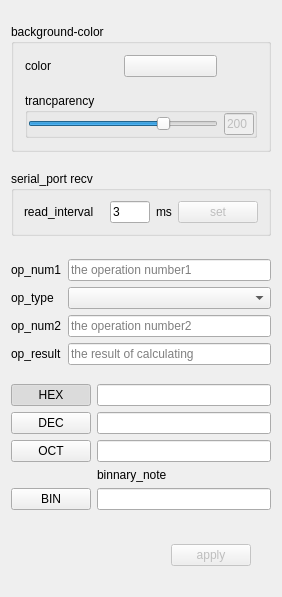
<?xml version="1.0" encoding="UTF-8"?>
<ui version="4.0">
 <class>setting_base_config_ui</class>
 <widget class="QWidget" name="setting_base_config_ui">
  <property name="geometry">
   <rect>
    <x>0</x>
    <y>0</y>
    <width>282</width>
    <height>597</height>
   </rect>
  </property>
  <property name="windowTitle">
   <string>setting_base_config</string>
  </property>
  <layout class="QVBoxLayout" name="verticalLayout_6">
   <item>
    <layout class="QVBoxLayout" name="verticalLayout_2">
     <item>
      <spacer name="verticalSpacer_3">
       <property name="orientation">
        <enum>Qt::Vertical</enum>
       </property>
       <property name="sizeType">
        <enum>QSizePolicy::Fixed</enum>
       </property>
       <property name="sizeHint" stdset="0">
        <size>
         <width>20</width>
         <height>13</height>
        </size>
       </property>
      </spacer>
     </item>
     <item>
      <widget class="QGroupBox" name="groupBox">
       <property name="title">
        <string>background-color</string>
       </property>
       <layout class="QVBoxLayout" name="verticalLayout_5">
        <item>
         <layout class="QVBoxLayout" name="verticalLayout_4">
          <item>
           <layout class="QHBoxLayout" name="horizontalLayout_2">
            <item>
             <widget class="QLabel" name="lbl_name_bg_color">
              <property name="text">
               <string>color</string>
              </property>
             </widget>
            </item>
            <item>
             <widget class="QPushButton" name="push_btn_bg_color">
              <property name="toolTip">
               <string>set the global background color</string>
              </property>
              <property name="text">
               <string/>
              </property>
             </widget>
            </item>
            <item>
             <spacer name="horizontalSpacer_3">
              <property name="orientation">
               <enum>Qt::Horizontal</enum>
              </property>
              <property name="sizeType">
               <enum>QSizePolicy::Maximum</enum>
              </property>
              <property name="sizeHint" stdset="0">
               <size>
                <width>40</width>
                <height>20</height>
               </size>
              </property>
             </spacer>
            </item>
           </layout>
          </item>
          <item>
           <spacer name="verticalSpacer_4">
            <property name="orientation">
             <enum>Qt::Vertical</enum>
            </property>
            <property name="sizeType">
             <enum>QSizePolicy::Fixed</enum>
            </property>
            <property name="sizeHint" stdset="0">
             <size>
              <width>20</width>
              <height>10</height>
             </size>
            </property>
           </spacer>
          </item>
          <item>
           <widget class="QGroupBox" name="gb_bg_transparency">
            <property name="title">
             <string>trancparency</string>
            </property>
            <layout class="QVBoxLayout" name="verticalLayout">
             <property name="spacing">
              <number>0</number>
             </property>
             <property name="leftMargin">
              <number>0</number>
             </property>
             <property name="topMargin">
              <number>0</number>
             </property>
             <property name="rightMargin">
              <number>0</number>
             </property>
             <property name="bottomMargin">
              <number>0</number>
             </property>
             <item>
              <layout class="QHBoxLayout" name="horizontalLayout">
               <item>
                <widget class="QSlider" name="slider_bar_transparency">
                 <property name="toolTip">
                  <string>adjust the global transparency</string>
                 </property>
                 <property name="minimum">
                  <number>50</number>
                 </property>
                 <property name="maximum">
                  <number>255</number>
                 </property>
                 <property name="pageStep">
                  <number>5</number>
                 </property>
                 <property name="value">
                  <number>200</number>
                 </property>
                 <property name="orientation">
                  <enum>Qt::Horizontal</enum>
                 </property>
                </widget>
               </item>
               <item>
                <widget class="QLineEdit" name="le_bg_color">
                 <property name="enabled">
                  <bool>false</bool>
                 </property>
                 <property name="sizePolicy">
                  <sizepolicy hsizetype="Fixed" vsizetype="Fixed">
                   <horstretch>0</horstretch>
                   <verstretch>0</verstretch>
                  </sizepolicy>
                 </property>
                 <property name="minimumSize">
                  <size>
                   <width>30</width>
                   <height>0</height>
                  </size>
                 </property>
                 <property name="maximumSize">
                  <size>
                   <width>30</width>
                   <height>16777215</height>
                  </size>
                 </property>
                 <property name="toolTip">
                  <string>transparency</string>
                 </property>
                 <property name="text">
                  <string>200</string>
                 </property>
                 <property name="readOnly">
                  <bool>true</bool>
                 </property>
                </widget>
               </item>
              </layout>
             </item>
            </layout>
           </widget>
          </item>
         </layout>
        </item>
       </layout>
      </widget>
     </item>
     <item>
      <spacer name="verticalSpacer_5">
       <property name="orientation">
        <enum>Qt::Vertical</enum>
       </property>
       <property name="sizeType">
        <enum>QSizePolicy::Fixed</enum>
       </property>
       <property name="sizeHint" stdset="0">
        <size>
         <width>20</width>
         <height>13</height>
        </size>
       </property>
      </spacer>
     </item>
     <item>
      <widget class="QGroupBox" name="gbb_serial_port_recv">
       <property name="title">
        <string>serial_port recv</string>
       </property>
       <layout class="QVBoxLayout" name="verticalLayout_3">
        <property name="spacing">
         <number>0</number>
        </property>
        <property name="leftMargin">
         <number>10</number>
        </property>
        <property name="topMargin">
         <number>10</number>
        </property>
        <property name="rightMargin">
         <number>10</number>
        </property>
        <property name="bottomMargin">
         <number>10</number>
        </property>
        <item>
         <layout class="QHBoxLayout" name="horizontalLayout_4">
          <item>
           <widget class="QLabel" name="lbl_name_read_interval_timeout">
            <property name="text">
             <string>read_interval</string>
            </property>
           </widget>
          </item>
          <item>
           <spacer name="horizontalSpacer_4">
            <property name="orientation">
             <enum>Qt::Horizontal</enum>
            </property>
            <property name="sizeType">
             <enum>QSizePolicy::Fixed</enum>
            </property>
            <property name="sizeHint" stdset="0">
             <size>
              <width>10</width>
              <height>20</height>
             </size>
            </property>
           </spacer>
          </item>
          <item>
           <widget class="QLineEdit" name="le_sp_read_interval_timeout">
            <property name="sizePolicy">
             <sizepolicy hsizetype="Maximum" vsizetype="Fixed">
              <horstretch>0</horstretch>
              <verstretch>0</verstretch>
             </sizepolicy>
            </property>
            <property name="maximumSize">
             <size>
              <width>80</width>
              <height>16777215</height>
             </size>
            </property>
            <property name="toolTip">
             <string>the timeout reading bytes</string>
            </property>
            <property name="text">
             <string>3</string>
            </property>
            <property name="maxLength">
             <number>100</number>
            </property>
            <property name="placeholderText">
             <string>set the read interval timeout</string>
            </property>
           </widget>
          </item>
          <item>
           <widget class="QLabel" name="lbl_name_unit_ms">
            <property name="text">
             <string>ms</string>
            </property>
           </widget>
          </item>
          <item>
           <widget class="QPushButton" name="push_btn_set_interval_timeout">
            <property name="enabled">
             <bool>false</bool>
            </property>
            <property name="sizePolicy">
             <sizepolicy hsizetype="Preferred" vsizetype="Fixed">
              <horstretch>0</horstretch>
              <verstretch>0</verstretch>
             </sizepolicy>
            </property>
            <property name="toolTip">
             <string/>
            </property>
            <property name="text">
             <string>set</string>
            </property>
           </widget>
          </item>
         </layout>
        </item>
       </layout>
      </widget>
     </item>
     <item>
      <spacer name="verticalSpacer_7">
       <property name="orientation">
        <enum>Qt::Vertical</enum>
       </property>
       <property name="sizeType">
        <enum>QSizePolicy::Fixed</enum>
       </property>
       <property name="sizeHint" stdset="0">
        <size>
         <width>38</width>
         <height>17</height>
        </size>
       </property>
      </spacer>
     </item>
     <item>
      <layout class="QGridLayout" name="gridLayout_3">
       <item row="0" column="0">
        <widget class="QLabel" name="lbl_name_opt_num1_2">
         <property name="text">
          <string>op_num1</string>
         </property>
        </widget>
       </item>
       <item row="0" column="1">
        <widget class="QLineEdit" name="le_opt_num1_2">
         <property name="maxLength">
          <number>100</number>
         </property>
         <property name="placeholderText">
          <string>the operation number1</string>
         </property>
        </widget>
       </item>
       <item row="1" column="0">
        <widget class="QLabel" name="lbl_name_opt_type_2">
         <property name="text">
          <string>op_type</string>
         </property>
        </widget>
       </item>
       <item row="1" column="1">
        <widget class="QComboBox" name="cb_opt_type_2"/>
       </item>
       <item row="2" column="0">
        <widget class="QLabel" name="lbl_name_opt_num2_2">
         <property name="text">
          <string>op_num2</string>
         </property>
        </widget>
       </item>
       <item row="2" column="1">
        <widget class="QLineEdit" name="le_opt_num2_2">
         <property name="maxLength">
          <number>100</number>
         </property>
         <property name="placeholderText">
          <string>the operation number2</string>
         </property>
        </widget>
       </item>
       <item row="3" column="0">
        <widget class="QLabel" name="lbl_name_result_2">
         <property name="text">
          <string>op_result</string>
         </property>
        </widget>
       </item>
       <item row="3" column="1">
        <widget class="QLineEdit" name="le_opt_result_2">
         <property name="readOnly">
          <bool>true</bool>
         </property>
         <property name="placeholderText">
          <string>the result of calculating</string>
         </property>
        </widget>
       </item>
      </layout>
     </item>
     <item>
      <spacer name="verticalSpacer_6">
       <property name="orientation">
        <enum>Qt::Vertical</enum>
       </property>
       <property name="sizeType">
        <enum>QSizePolicy::Fixed</enum>
       </property>
       <property name="sizeHint" stdset="0">
        <size>
         <width>20</width>
         <height>13</height>
        </size>
       </property>
      </spacer>
     </item>
     <item>
      <layout class="QGridLayout" name="gridLayout_2">
       <item row="1" column="1">
        <widget class="QLineEdit" name="le_dec">
         <property name="maxLength">
          <number>100</number>
         </property>
        </widget>
       </item>
       <item row="1" column="0">
        <widget class="QPushButton" name="push_btn_dec">
         <property name="text">
          <string>DEC</string>
         </property>
         <property name="checkable">
          <bool>true</bool>
         </property>
         <property name="checked">
          <bool>false</bool>
         </property>
        </widget>
       </item>
       <item row="0" column="0">
        <widget class="QPushButton" name="push_btn_hex">
         <property name="text">
          <string>HEX</string>
         </property>
         <property name="checkable">
          <bool>true</bool>
         </property>
         <property name="checked">
          <bool>true</bool>
         </property>
        </widget>
       </item>
       <item row="2" column="0">
        <widget class="QPushButton" name="push_btn_oct">
         <property name="text">
          <string>OCT</string>
         </property>
         <property name="checkable">
          <bool>true</bool>
         </property>
         <property name="checked">
          <bool>false</bool>
         </property>
        </widget>
       </item>
       <item row="5" column="1">
        <widget class="QLineEdit" name="le_bin"/>
       </item>
       <item row="2" column="1">
        <widget class="QLineEdit" name="le_oct">
         <property name="maxLength">
          <number>100</number>
         </property>
        </widget>
       </item>
       <item row="0" column="1">
        <widget class="QLineEdit" name="le_hex">
         <property name="maxLength">
          <number>100</number>
         </property>
        </widget>
       </item>
       <item row="3" column="1">
        <widget class="QLabel" name="lbl_name_bin">
         <property name="text">
          <string>binnary_note</string>
         </property>
        </widget>
       </item>
       <item row="5" column="0">
        <widget class="QPushButton" name="push_btn_bin">
         <property name="text">
          <string>BIN</string>
         </property>
         <property name="checkable">
          <bool>true</bool>
         </property>
         <property name="checked">
          <bool>false</bool>
         </property>
        </widget>
       </item>
      </layout>
     </item>
     <item>
      <spacer name="verticalSpacer">
       <property name="orientation">
        <enum>Qt::Vertical</enum>
       </property>
       <property name="sizeHint" stdset="0">
        <size>
         <width>20</width>
         <height>40</height>
        </size>
       </property>
      </spacer>
     </item>
     <item>
      <layout class="QHBoxLayout" name="horizontalLayout_5">
       <item>
        <spacer name="horizontalSpacer_2">
         <property name="orientation">
          <enum>Qt::Horizontal</enum>
         </property>
         <property name="sizeHint" stdset="0">
          <size>
           <width>40</width>
           <height>20</height>
          </size>
         </property>
        </spacer>
       </item>
       <item>
        <widget class="QPushButton" name="push_btn_apply">
         <property name="enabled">
          <bool>false</bool>
         </property>
         <property name="text">
          <string>apply</string>
         </property>
        </widget>
       </item>
       <item>
        <spacer name="horizontalSpacer">
         <property name="orientation">
          <enum>Qt::Horizontal</enum>
         </property>
         <property name="sizeType">
          <enum>QSizePolicy::Fixed</enum>
         </property>
         <property name="sizeHint" stdset="0">
          <size>
           <width>20</width>
           <height>20</height>
          </size>
         </property>
        </spacer>
       </item>
      </layout>
     </item>
     <item>
      <spacer name="verticalSpacer_2">
       <property name="orientation">
        <enum>Qt::Vertical</enum>
       </property>
       <property name="sizeType">
        <enum>QSizePolicy::Fixed</enum>
       </property>
       <property name="sizeHint" stdset="0">
        <size>
         <width>20</width>
         <height>20</height>
        </size>
       </property>
      </spacer>
     </item>
    </layout>
   </item>
  </layout>
 </widget>
 <layoutdefault spacing="6" margin="11"/>
 <resources/>
 <connections/>
</ui>
